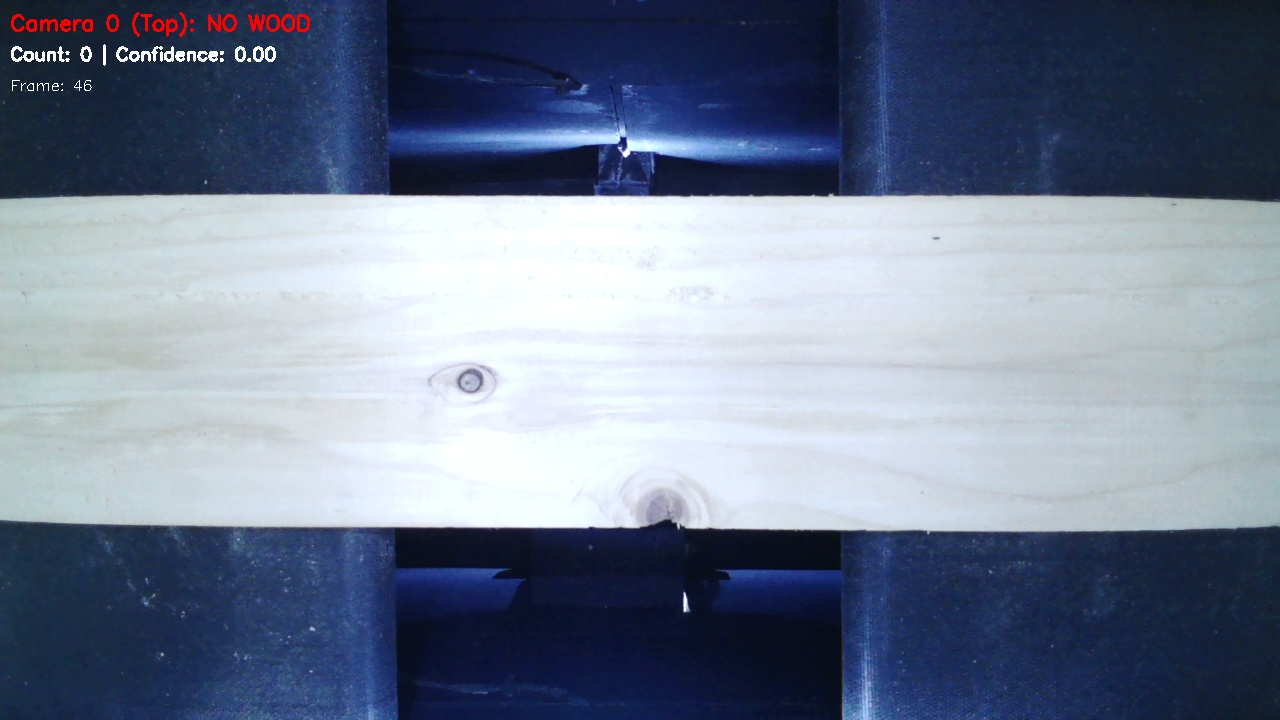
#> input picture captured_frames/TopPanel_46.jpg, 1280 x 720 px
$ python test_wood_detection.py
#> lines starting #> are read from the running program, lines starting #| are printed output that depends on the picture; after the words box and inside, x2 and y2 are one past the last pixel; in counts of white or black regions, pixels touching at a corner belong together
#> in test_wood_detection, image is the input picture: shape (720, 1280, 3); mean B, G, R 145.5, 124.4, 112.7
#| 🪵 Starting comprehensive wood detection on image shape: (720, 1280, 3)
### color_wood_detector.py
#!/usr/bin/env python3
"""
Color-based Wood Detection with 4-Point Rectangle Detection
This module provides robust wood detection using:
1. HSV color analysis for wood tones
2. Contour detection for rectangular shapes
3. Automatic ROI generation
4. Adaptive thresholding
"""

import cv2
import numpy as np
import json
from typing import List, Tuple, Dict, Optional

class ColorWoodDetector:
    def __init__(self):
        self.wood_color_profiles = {
            'top_panel': {
                'hsv_lower': np.array([85, 10, 100]),  # Expanded minimum HSV values for the top panel
                'hsv_upper': np.array([125, 40, 240]),  # Expanded maximum HSV values for the top panel
                'name': 'Top Panel Wood'
            },
            'bottom_panel': {
                'hsv_lower': np.array([110, 15, 100]),  # Expanded minimum HSV values for the bottom panel
                'hsv_upper': np.array([150, 25, 100]),  # Tightened maximum HSV values for the bottom panel to exclude bright white regions
                'name': 'Bottom Panel Wood'
            }
        }

        # Detection parameters
        self.min_contour_area = 3000      # Minimum area for wood detection
        self.max_contour_area = 500000    # Maximum area for wood detection
        self.min_aspect_ratio = 1.0       # Minimum width/height ratio for plank
        self.max_aspect_ratio = 10.0      # Maximum width/height ratio for plank
        self.contour_approximation = 0.02 # Epsilon for contour approximation

        # Morphological operations
        self.morph_kernel_size = 7
        self.closing_iterations = 3
        self.opening_iterations = 1

        # Pixel to mm conversion parameters for width measurement
        self.pixel_per_mm_top = 2.96     # Placeholder: calibrate based on top camera distance (31cm)

    # [69 lines left out: functions calculate_width_mm, analyze_image_colors, not called in this run]

    def detect_wood_by_color(self, image: np.ndarray, profile_names: List[str] = None) -> Tuple[np.ndarray, List[Dict]]:
        """Detect wood using color profiles"""
        if profile_names is None:
            profile_names = list(self.wood_color_profiles.keys())

        hsv = cv2.cvtColor(image, cv2.COLOR_BGR2HSV)
#> hsv: shape (720, 1280, 3); mean H, S, V 105.9, 97.9, 146
        # Apply histogram equalization on V channel for better lighting compensation
        h, s, v = cv2.split(hsv)
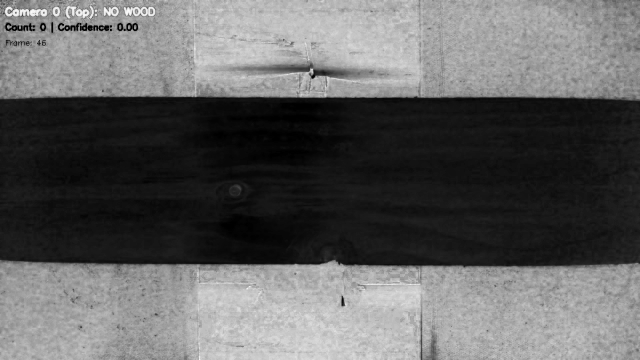
#> s: shape (720, 1280) (shown at 1/2 size); min 0, max 255, mean 97.9
        v = cv2.equalizeHist(v)
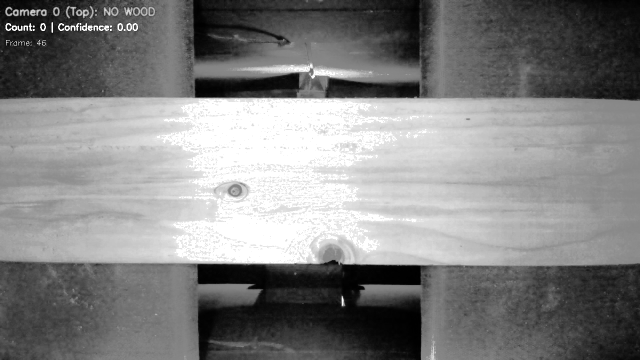
#> v: shape (720, 1280) (shown at 1/2 size); min 0, max 255, mean 129.3
        hsv = cv2.merge([h, s, v])
#> hsv: shape (720, 1280, 3); mean H, S, V 105.9, 97.9, 129.3
        combined_mask = np.zeros(hsv.shape[:2], dtype=np.uint8)

        detections = []

        print(f"🎨 Using profiles: {profile_names}")

        # Combine masks from selected profiles
        for profile_name in profile_names:
            if profile_name in self.wood_color_profiles:
                profile = self.wood_color_profiles[profile_name]
                mask = cv2.inRange(hsv, profile['hsv_lower'], profile['hsv_upper'])
                mask_pixels = cv2.countNonZero(mask)
                total_pixels = hsv.shape[0] * hsv.shape[1]
                mask_percentage = (mask_pixels / total_pixels) * 100
                print(f"  📊 {profile_name}: HSV range {profile['hsv_lower']} - {profile['hsv_upper']}, mask {mask_pixels} pixels ({mask_percentage:.1f}%)")
                combined_mask = cv2.bitwise_or(combined_mask, mask)
#> this loop made 2 passes
#> (mask_pixels, mask_percentage) on passes 1 to 2: (331084, 35.92), (1, 0.000109)
#> (printed output is left out)
#> pass 1, in detect_wood_by_color, `mask = cv2.inRange(hsv, profile['hsv_lower'], profile['hsv_upper'])`:
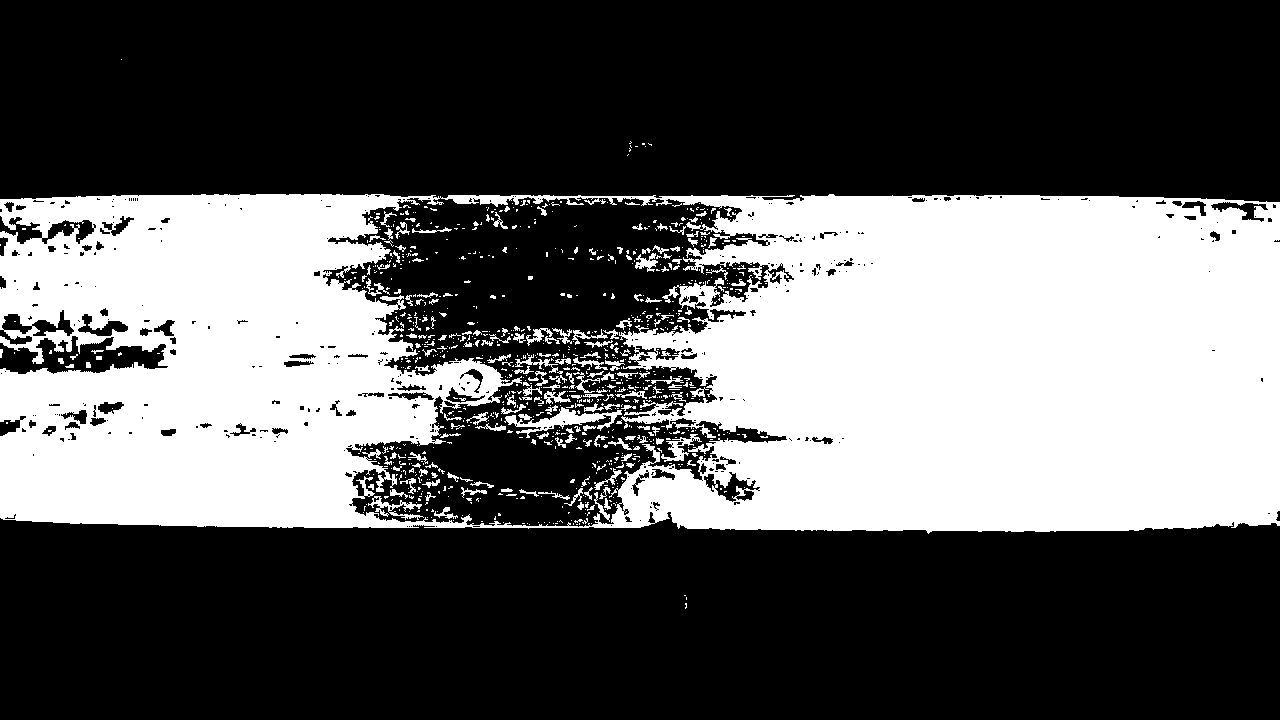
#> mask: shape (720, 1280); 35.9% white; 933 white regions (755 under 20 px), largest, box (x1, y1, x2, y2) and area: (0, 194, 1280, 534) 317121, (504, 407, 622, 438) 1104, (368, 496, 424, 520) 395

        pre_morph_pixels = cv2.countNonZero(combined_mask)
#> pre_morph_pixels = 331084
        pre_morph_percentage = (pre_morph_pixels / total_pixels) * 100
#> pre_morph_percentage = 35.92
        print(f"🔧 Pre-morph combined mask: {pre_morph_pixels} pixels ({pre_morph_percentage:.1f}%)")
#| 🔧 Pre-morph combined mask: 331084 pixels (35.9%)

        # Clean up mask with morphological operations
        kernel = cv2.getStructuringElement(cv2.MORPH_ELLIPSE, (self.morph_kernel_size, self.morph_kernel_size))
        combined_mask = cv2.morphologyEx(combined_mask, cv2.MORPH_CLOSE, kernel, iterations=self.closing_iterations)
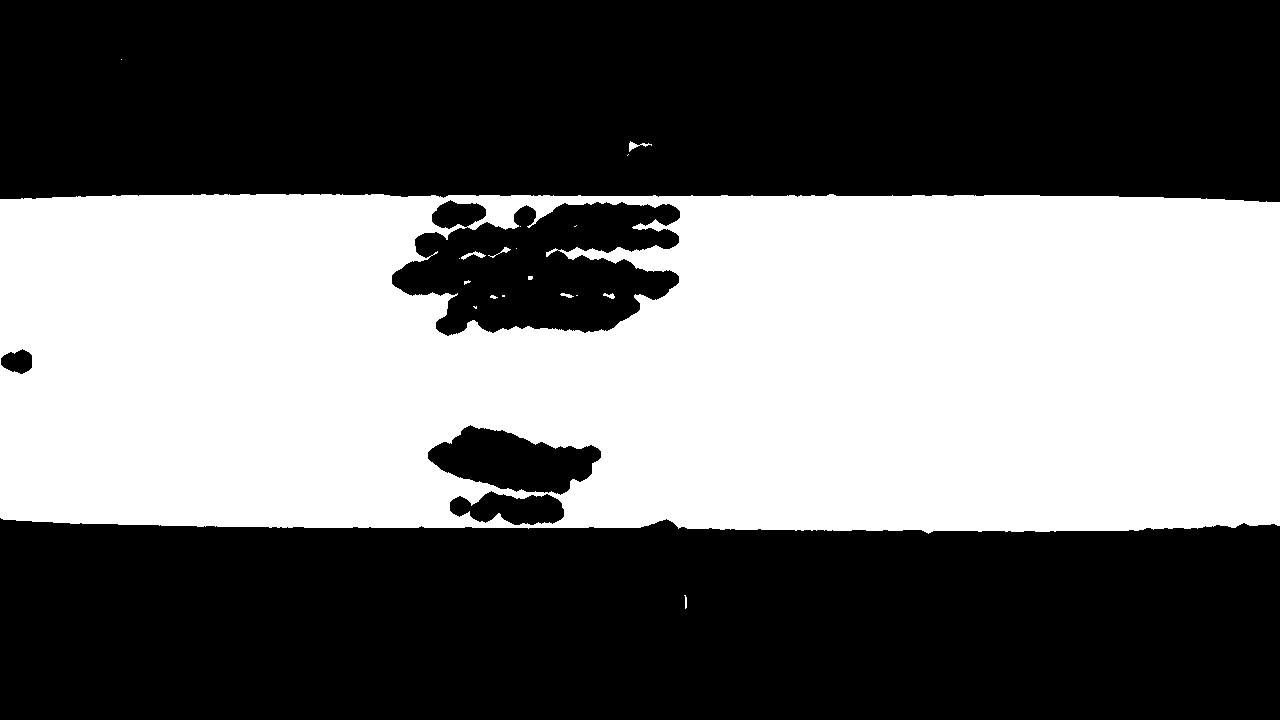
#> combined_mask: shape (720, 1280); 42.1% white; 19 white regions (11 under 20 px), largest, box (x1, y1, x2, y2) and area: (0, 194, 1280, 534) 387561, (461, 251, 486, 260) 84, (629, 141, 652, 152) 79
        combined_mask = cv2.dilate(combined_mask, kernel, iterations=1)
#> combined_mask: shape (720, 1280); 43.7% white; 12 white regions
        combined_mask = cv2.morphologyEx(combined_mask, cv2.MORPH_OPEN, kernel, iterations=self.opening_iterations)

        post_morph_pixels = cv2.countNonZero(combined_mask)
#> post_morph_pixels = 403190
#> (the rest of the program and of its run is left out)
